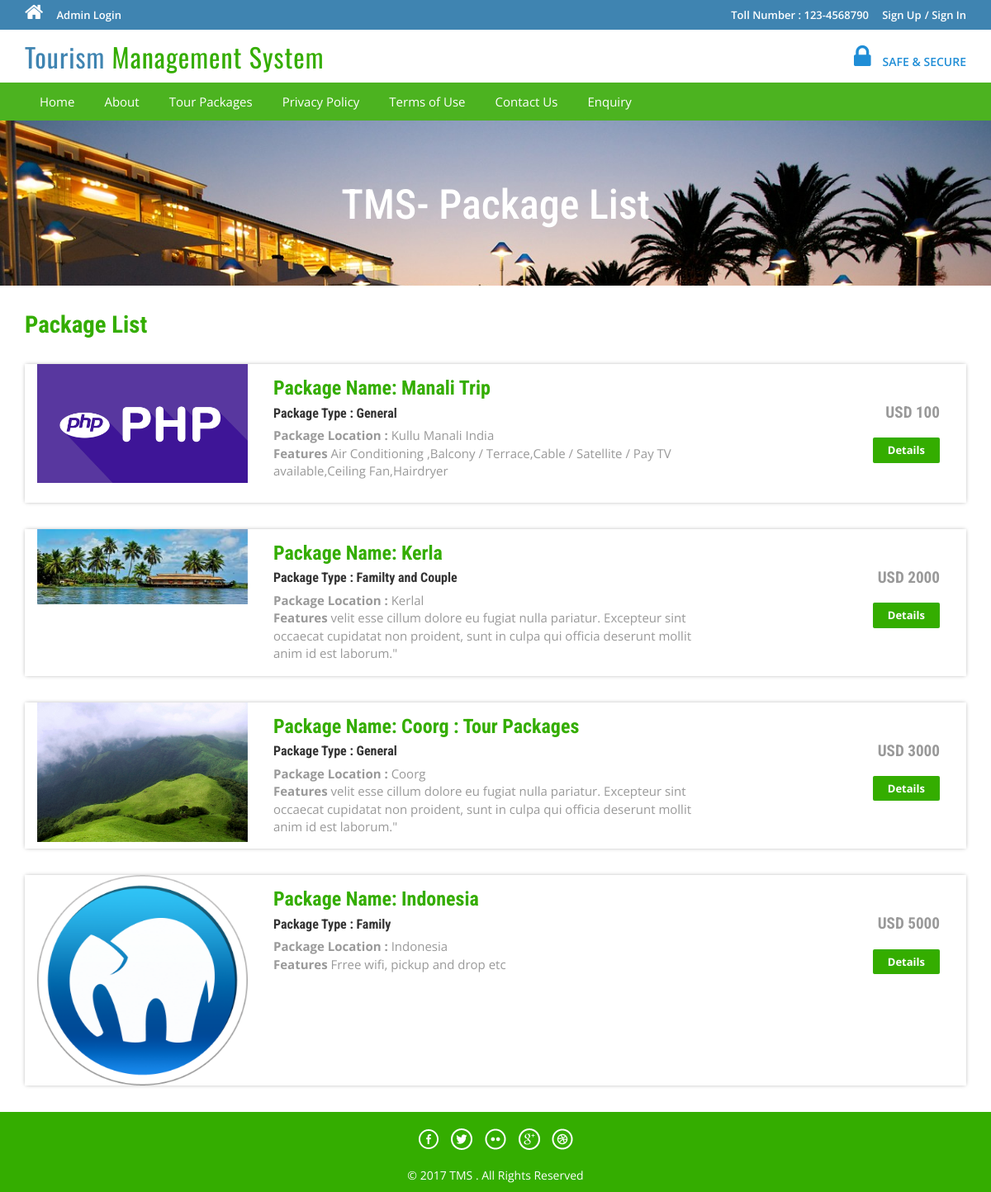
The page /tms/package-list.php on the database its author committed.
### tables this page shows
CREATE TABLE `tbltourpackages` (
  `PackageId` int(11) NOT NULL,
  `PackageName` varchar(200) NOT NULL,
  `PackageType` varchar(150) NOT NULL,
  `PackageLocation` varchar(100) NOT NULL,
  `PackagePrice` int(11) NOT NULL,
  `PackageFetures` varchar(255) NOT NULL,
  `PackageDetails` mediumtext NOT NULL,
  `PackageImage` varchar(100) NOT NULL,
  `Creationdate` timestamp NOT NULL DEFAULT CURRENT_TIMESTAMP,
  `UpdationDate` timestamp NULL DEFAULT '0000-00-00 00:00:00' ON UPDATE CURRENT_TIMESTAMP
);

### tms/package-list.php (the view, shortened to what this page needs)
<?php
include('includes/config.php');
?>
<!DOCTYPE HTML>
<html>
<head>
<link href="css/bootstrap.css" rel='stylesheet' type='text/css' />
<link href="css/style.css" rel='stylesheet' type='text/css' />
<link href="css/font-awesome.css" rel="stylesheet">
<link href="css/animate.css" rel="stylesheet" type="text/css" media="all">
</head>
<body>
<?php include('includes/header.php');?>
<div class="banner-3">
	<div class="container">
		<h1 class="wow zoomIn animated animated" data-wow-delay=".5s" style="visibility: visible; animation-delay: 0.5s; animation-name: zoomIn;"> TMS- Package List</h1>
	</div>
</div>
<div class="rooms">
	<div class="container">
		<div class="room-bottom">
			<h3>Package List</h3>
<?php $sql = "SELECT * from tbltourpackages";
$query = $dbh->prepare($sql);
$query->execute();
$results=$query->fetchAll(PDO::FETCH_OBJ);
if($query->rowCount() > 0)
{
foreach($results as $result)
{	?>
			<div class="rom-btm">
				<div class="col-md-3 room-left wow fadeInLeft animated" data-wow-delay=".5s">
					<img src="admin/pacakgeimages/<?php echo htmlentities($result->PackageImage);?>" class="img-responsive" alt="">
				</div>
				<div class="col-md-6 room-midle wow fadeInUp animated" data-wow-delay=".5s">
					<h4>Package Name: <?php echo htmlentities($result->PackageName);?></h4>
					<h6>Package Type : <?php echo htmlentities($result->PackageType);?></h6>
					<p><b>Package Location :</b> <?php echo htmlentities($result->PackageLocation);?></p>
					<p><b>Features</b> <?php echo htmlentities($result->PackageFetures);?></p>
				</div>
				<div class="col-md-3 room-right wow fadeInRight animated" data-wow-delay=".5s">
					<h5>USD <?php echo htmlentities($result->PackagePrice);?></h5>
					<a href="package-details.php?pkgid=<?php echo htmlentities($result->PackageId);?>" class="view">Details</a>
				</div>
				<div class="clearfix"></div>
			</div>
<?php }} ?>
		</div>
	</div>
</div>
<?php include('includes/footer.php');?>
</body>
</html>

### tms/css/style.css (style rules this page uses)
html, body { font-size: 100%; background: #fff; font-family: 'Open Sans', sans-serif; }
body a,.grid_1,plan_1,plan_1.one,plan_1.two,i.icon1, i.icon2, i.icon3, i.icon4, i.icon5, i.icon6 { transition:0.5s all; -webkit-transition:0.5s all; -moz-transition:0.5s all; -o-transition:0.5s all; -ms-transition:0.5s all; }
h1,h2,h3,h4,h5,h6 { margin:0; font-family: 'Roboto Condensed', sans-serif; }
p { margin:0; }
a.view { padding: 6px 18px; font-weight: 700; color: #fff; background-color: #34ad00; border: 0; font-size: 13px; border-radius: 2px; -webkit-transition: all .2s; -moz-transition: all .2s; transition: all .2s; margin-top: 20px; display: inline-block; }
.banner-3 { background: url(../images/6.jpg)no-repeat; background-size: cover; -webkit-background-size: cover; -o-background-size: cover; -ms-background-size: cover; -moz-background-size: cover; min-height:200px; }
.banner-3 h1 { font-size: 50px; margin-bottom: 40px; padding: 1.5em 0 0; text-align: center; color: #fff; }
.rom-btm { margin-top: 2em; box-shadow: 0px 0px 5px -1px rgba(0, 0, 0, 0.37); }
.room-bottom h3 { font-size: 1.8em; font-weight: 700; color: #34ad00; }
.room-bottom { padding: 2em 0; }
.rom-btm h4 { font-size: 1.5em; font-weight: 700; color: #34ad00; }
.rom-btm p { font-size: 15px; color: #999; }
.rom-btm h6 { font-size: 1em; font-weight: 700; margin: 0.5em 0; }
.room-right { text-align: right; padding: 3em 2em; }
.room-midle { padding: 1em; }
.rom-btm h5 { font-size: 1.2em; font-weight: 700; color: #999; }

### rows shown on the page
tbltourpackages: PackageImage (picture), PackageName "Manali Trip", PackageType "General", PackageLocation "Kullu Manali India", PackageFetures "Air Conditioning ,Balcony / Terrace,Cable / Satellite / Pay TV available,Ceiling Fan,Hairdryer", PackagePrice "100"
tbltourpackages: PackageImage (picture), PackageName "Kerla", PackageType "Familty and Couple", PackageLocation "Kerlal", PackageFetures "velit esse cillum dolore eu fugiat nulla pariatur. Excepteur sint occaecat cupidatat non proident, sunt in culpa qui officia deserunt mollit anim id est laborum.\"", PackagePrice "2000"
tbltourpackages: PackageImage (picture), PackageName "Coorg : Tour Packages", PackageType "General", PackageLocation "Coorg", PackageFetures "velit esse cillum dolore eu fugiat nulla pariatur. Excepteur sint occaecat cupidatat non proident, sunt in culpa qui officia deserunt mollit anim id est laborum.\"", PackagePrice "3000"
tbltourpackages: PackageImage (picture), PackageName "Indonesia", PackageType "Family", PackageLocation "Indonesia", PackageFetures "Frree wifi, pickup and drop etc", PackagePrice "5000"
